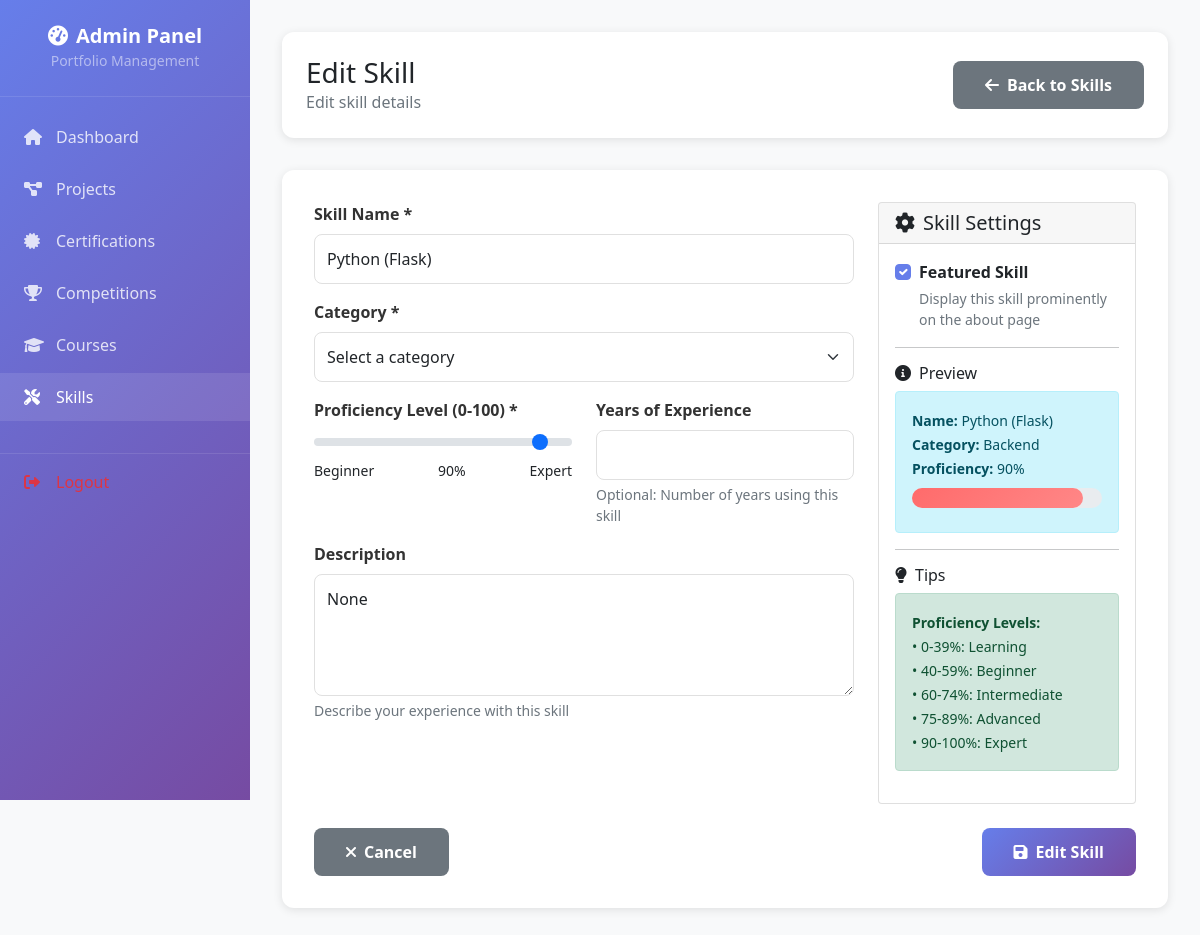
/admin/skills/edit/1 (signed in), run on the app's committed database.
### app/models.py (models this page shows, shortened)
class Skill(db.Model):
    __tablename__ = 'skills'
    id = db.Column(db.Integer, primary_key=True)
    name = db.Column(db.String(100), nullable=False, unique=True)
    category = db.Column(db.String(50), nullable=False)  # e.g., 'Programming', 'Design', 'Tools'
    proficiency = db.Column(db.Integer, nullable=False, default=50)  # 0-100 percentage
    years_experience = db.Column(db.Float, nullable=True)
    description = db.Column(db.Text, nullable=True)
    featured = db.Column(db.Boolean, default=False)
    created_at = db.Column(db.DateTime, default=datetime.utcnow)
    updated_at = db.Column(db.DateTime, default=datetime.utcnow, onupdate=datetime.utcnow)

### app/admin.py (the view, shortened to what this page needs)
@admin_bp.route('/skills/edit/<int:id>', methods=['GET', 'POST'])
@admin_required
def edit_skill(id):
    skill = Skill.query.get_or_404(id)
    return render_template('admin/skill_form.html', skill=skill, action='Edit')

### app/admin.py (called while the page is built)
def admin_required(f):
    @wraps(f)
    def decorated_function(*args, **kwargs):
        if 'admin_logged_in' not in session:
            flash('Please login to access admin dashboard', 'danger')
            return redirect(url_for('admin.login'))
        return f(*args, **kwargs)
    return decorated_function

### app/templates/admin/skill_form.html (shortened to what this page needs)
<!DOCTYPE html>
<html lang="en">
<head>
    <link href="https://cdn.jsdelivr.net/npm/bootstrap@5.1.3/dist/css/bootstrap.min.css" rel="stylesheet">
    <link href="https://cdnjs.cloudflare.com/ajax/libs/font-awesome/6.0.0/css/all.min.css" rel="stylesheet">
</head>
<body>
    <div class="admin-wrapper">
        <nav class="sidebar" id="sidebar">
            <div class="sidebar-header">
                <h4><i class="fas fa-tachometer-alt me-2"></i>Admin Panel</h4>
                <small class="text-white-50">Portfolio Management</small>
            </div>
            <div class="sidebar-nav">
                <a class="nav-link" href="{{ url_for('admin.dashboard') }}">
                    <i class="fas fa-home"></i>Dashboard
                </a>
                <a class="nav-link" href="{{ url_for('admin.projects') }}">
                    <i class="fas fa-project-diagram"></i>Projects
                </a>
                <a class="nav-link" href="{{ url_for('admin.certifications') }}">
                    <i class="fas fa-certificate"></i>Certifications
                </a>
                <a class="nav-link" href="{{ url_for('admin.competitions') }}">
                    <i class="fas fa-trophy"></i>Competitions
                </a>
                <a class="nav-link" href="{{ url_for('admin.courses') }}">
                    <i class="fas fa-graduation-cap"></i>Courses
                </a>
                <a class="nav-link active" href="{{ url_for('admin.skills') }}">
                    <i class="fas fa-tools"></i>Skills
                </a>
                <a class="nav-link text-danger" href="{{ url_for('admin.logout') }}">
                    <i class="fas fa-sign-out-alt"></i>Logout
                </a>
            </div>
        </nav>
        <main class="main-content">
            <div class="top-header">
                <div class="d-flex justify-content-between align-items-center">
                    <div>
                        <h1 class="h3 mb-0">{{ action }} Skill</h1>
                        <p class="text-muted mb-0">
                            {% if skill %}Edit skill details{% else %}Create a new skill entry{% endif %}
                        </p>
                    </div>
                    <a href="{{ url_for('admin.skills') }}" class="btn-cancel">
                        <i class="fas fa-arrow-left me-2"></i>Back to Skills
                    </a>
                </div>
            </div>
            <div class="form-container">
                <form method="POST">
                    <div class="row">
                        <div class="col-md-8">
                            <div class="mb-3">
                                <label for="name" class="form-label">Skill Name *</label>
                                <input type="text" class="form-control" id="name" name="name"
                                       value="{{ skill.name if skill else '' }}" required>
                            </div>
                            <div class="mb-3">
                                <label for="category" class="form-label">Category *</label>
                                <select class="form-select" id="category" name="category" required>
                                    <option value="">Select a category</option>
                                </select>
                            </div>
                            <div class="row">
                                <div class="col-md-6">
                                    <div class="mb-3">
                                        <label for="proficiency" class="form-label">Proficiency Level (0-100) *</label>
                                        <input type="range" class="form-range" id="proficiency" name="proficiency"
                                               min="0" max="100" value="{{ skill.proficiency if skill else 50 }}" required>
                                        <div class="d-flex justify-content-between">
                                            <small>Beginner</small>
                                            <small id="proficiency-value">{{ skill.proficiency if skill else 50 }}%</small>
                                            <small>Expert</small>
                                        </div>
                                    </div>
                                </div>
                                <div class="col-md-6">
                                    <div class="mb-3">
                                        <label for="years_experience" class="form-label">Years of Experience</label>
                                        <input type="number" class="form-control" id="years_experience" name="years_experience"
                                               value="{{ skill.years_experience if skill else '' }}"
                                               step="0.1" min="0" max="50">
                                        <div class="help-text">Optional: Number of years using this skill</div>
                                    </div>
                                </div>
                            </div>
                            <div class="mb-3">
                                <label for="description" class="form-label">Description</label>
                                <textarea class="form-control" id="description" name="description" rows="4">{{ skill.description if skill else '' }}</textarea>
                                <div class="help-text">Describe your experience with this skill</div>
                            </div>
                        </div>
                        <div class="col-md-4">
                            <div class="card">
                                <div class="card-header">
                                    <h5 class="mb-0"><i class="fas fa-cog me-2"></i>Skill Settings</h5>
                                </div>
                                <div class="card-body">
                                    <div class="mb-3">
                                        <div class="form-check">
                                            <input class="form-check-input" type="checkbox" id="featured" name="featured"
                                                   {% if skill and skill.featured %}checked{% endif %}>
                                            <label class="form-check-label" for="featured">
                                                <strong>Featured Skill</strong>
                                                <div class="help-text">Display this skill prominently on the about page</div>
                                            </label>
                                        </div>
                                    </div>
                                    <hr>
                                    <h6><i class="fas fa-info-circle me-2"></i>Preview</h6>
                                    <div class="alert alert-info">
                                        <small>
                                            <strong>Name:</strong> <span id="preview-name">{{ skill.name if skill else 'Your Skill Name' }}</span><br>
                                            <strong>Category:</strong> <span id="preview-category">{{ skill.category if skill else 'Skill Category' }}</span><br>
                                            <strong>Proficiency:</strong> <span id="preview-proficiency">{{ skill.proficiency if skill else 50 }}%</span>
                                        </small>
                                        <div class="proficiency-preview mt-2">
                                            <div class="proficiency-fill" id="preview-bar" style="width: {{ skill.proficiency if skill else 50 }}%"></div>
                                        </div>
                                    </div>
                                    <hr>
                                    <h6><i class="fas fa-lightbulb me-2"></i>Tips</h6>
                                    <div class="alert alert-success">
                                        <small>
                                            <strong>Proficiency Levels:</strong><br>
                                            • 0-39%: Learning<br>
                                            • 40-59%: Beginner<br>
                                            • 60-74%: Intermediate<br>
                                            • 75-89%: Advanced<br>
                                            • 90-100%: Expert
                                        </small>
                                    </div>
                                </div>
                            </div>
                        </div>
                    </div>
                    <div class="d-flex justify-content-between mt-4">
                        <a href="{{ url_for('admin.skills') }}" class="btn-cancel">
                            <i class="fas fa-times me-2"></i>Cancel
                        </a>
                        <button type="submit" class="btn-submit">
                            <i class="fas fa-save me-2"></i>{{ action }} Skill
                        </button>
                    </div>
                </form>
            </div>
        </main>
    </div>
</body>
</html>

### app/templates/admin/skill_form.html (style rules this page uses)
body { background-color: #f8f9fa; margin: 0; padding: 0; }
.admin-wrapper { display: flex; min-height: 100vh; }
.sidebar { width: 250px; background: linear-gradient(135deg, #667eea 0%, #764ba2 100%); color: white; position: fixed; height: 100vh; overflow-y: auto; z-index: 1000; transition: transform 0.3s ease; }
.sidebar-header { padding: 1.5rem; text-align: center; border-bottom: 1px solid rgba(255, 255, 255, 0.1); }
.sidebar-header h4 { margin: 0; font-size: 1.25rem; font-weight: 600; }
.sidebar-nav { padding: 1rem 0; }
.sidebar .nav-link { color: rgba(255, 255, 255, 0.8); padding: 0.75rem 1.5rem; border-radius: 0; margin-bottom: 0.25rem; transition: all 0.3s ease; display: flex; align-items: center; text-decoration: none; }
.sidebar .nav-link:hover, .sidebar .nav-link.active { background: rgba(255, 255, 255, 0.1); color: white; }
.sidebar .nav-link i { width: 20px; margin-right: 0.75rem; }
.sidebar .nav-link.text-danger { margin-top: 2rem; border-top: 1px solid rgba(255, 255, 255, 0.1); padding-top: 1rem; }
.main-content { flex: 1; margin-left: 250px; padding: 2rem; min-height: 100vh; }
.top-header { background: white; border-radius: 12px; padding: 1.5rem; margin-bottom: 2rem; box-shadow: 0 2px 10px rgba(0, 0, 0, 0.1); }
.form-container { background: white; border-radius: 12px; padding: 2rem; box-shadow: 0 2px 10px rgba(0, 0, 0, 0.1); }
.form-label { font-weight: 600; color: #333; margin-bottom: 0.5rem; }
.form-control, .form-select { border-radius: 8px; border: 1px solid #e0e0e0; padding: 0.75rem; }
.btn-submit { background: linear-gradient(135deg, #667eea 0%, #764ba2 100%); border: none; border-radius: 8px; padding: 0.75rem 2rem; color: white; font-weight: 600; transition: transform 0.2s ease; }
.btn-cancel { background: #6c757d; border: none; border-radius: 8px; padding: 0.75rem 2rem; color: white; font-weight: 600; text-decoration: none; display: inline-block; transition: transform 0.2s ease; }
.form-check-input:checked { background-color: #667eea; border-color: #667eea; }
.help-text { font-size: 0.875rem; color: #6c757d; margin-top: 0.25rem; }
.proficiency-preview { background: #e9ecef; border-radius: 10px; height: 20px; margin: 0.5rem 0; }
.proficiency-fill { background: linear-gradient(135deg, #ff6b6b 0%, #ff8787 100%); border-radius: 10px; height: 100%; transition: width 0.3s ease; }

### data on the page
Skill: name "Python (Flask)", proficiency "90", description "None", featured "☑", category "Backend"

### other printed values
{{ action }} "Edit"
